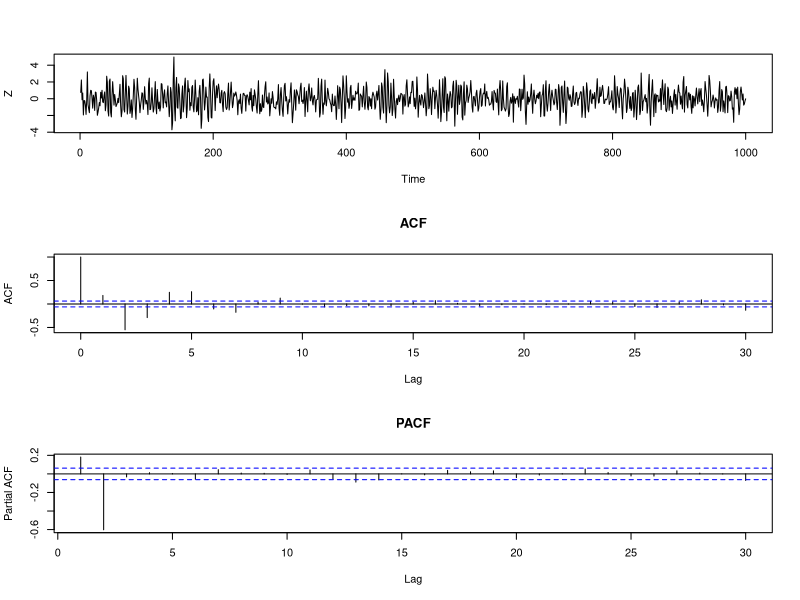

Write R code to recreate this figure.
## ---- chunk 1
knitr::opts_chunk$set(echo = TRUE)
## ---- chunk 2
set.seed(666)

noise <- rnorm(1000, 0, 1)

t = 1
Z <- noise[t]

t = 2
Z[t] <- .3*Z[t-1] + noise[t]

for (t in 3:length(noise)) {
  Z[t] <- .3*Z[t-1] - .585*Z[t-2] + noise[t]
}
## ---- chunk 3
par(mfrow=c(3,1))
ts.plot(Z)
acf(Z, type = "correlation", plot = T, main = "ACF")
acf(Z, type = "partial", plot = T, main = "PACF")
